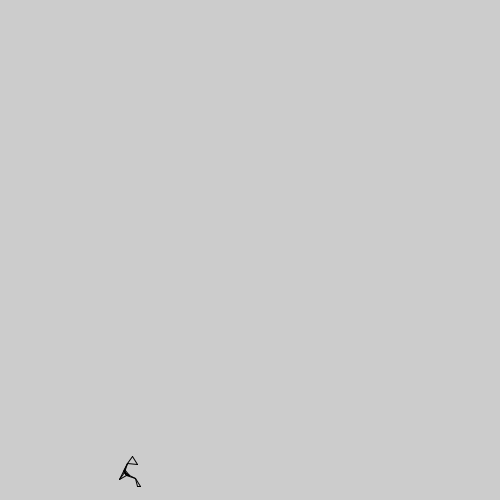
Frame 1 (no input)
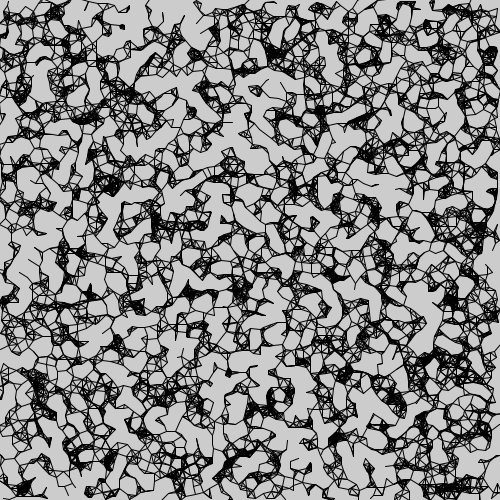
Frame 60 (the mouse pressed at the canvas centre just before this capture)
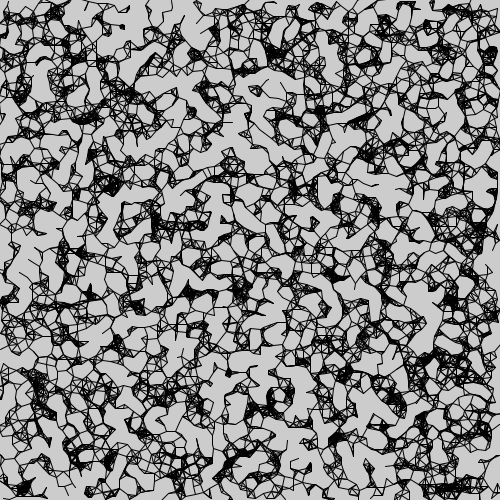
Frame 120 (the mouse held since frame 60 and released just before this capture)

The Processing sketch that drew these frames (run headless with seeded random() and noise(); from frame 60 on, the mouse is pressed at the canvas centre):

// Processing sketch: processing_171809
// ── processing_171809.pde


//with more cells, the lines expand more quickly because
//the density increases the probability of interactions
//what reflects in the time of reactions.

Cell[] myCells = new Cell[6000];

void setup() {
  size(500, 500);
  for (int i = 0; i < myCells.length; i ++) {
    myCells[i] = new Cell();
  }
}

void draw() {
  //background(255);
  for (int i=0; i< myCells.length; i++) {
    //myCells[i].display();
    myCells[i].update();
  }
  myCells[0].isseed = true;

  for (int i=0; i<myCells.length; i++) {
    if(myCells[i].isseed == false){
      for(int j=0; j<myCells.length;j++){
        if(myCells[j].isseed == true){
          float d;
          d = PVector.dist(myCells[i].location, myCells[j].location);
            if(d < 10){
              myCells[i].isseed = true;
              line(myCells[i].location.x, myCells[i].location.y, myCells[j].location.x, myCells[j].location.y); 
            }
          }
        }
      }
    }
  }




float speed = 1;
float angle = random(PI);
class Cell{
  
  PVector location = new PVector();
  PVector velocity = new PVector();
  float dia;
  boolean isseed;
  float cellred, cellgreen, cellblue;
  float lineweight;
   
  
  Cell(){
  
    location = new PVector(random(500), random(500));
    dia = 5;
    isseed = false;
    cellred = 255;
    cellgreen = 255;
    cellblue = 255;
    lineweight = 0.1;
  }
  
  void display(){
    stroke(lineweight);
    if(isseed == true){
      fill(255,0,0);
    }
    if(isseed == false){
    fill(cellred,cellgreen,cellblue);
    }
    ellipse(location.x, location.y, dia,dia);
  }
  void update(){
    if(isseed == false){
    velocity = new PVector(random(-1,1),random(-1,1));
    location.add(velocity);
    }
    
  }
}


  
  
    
  
